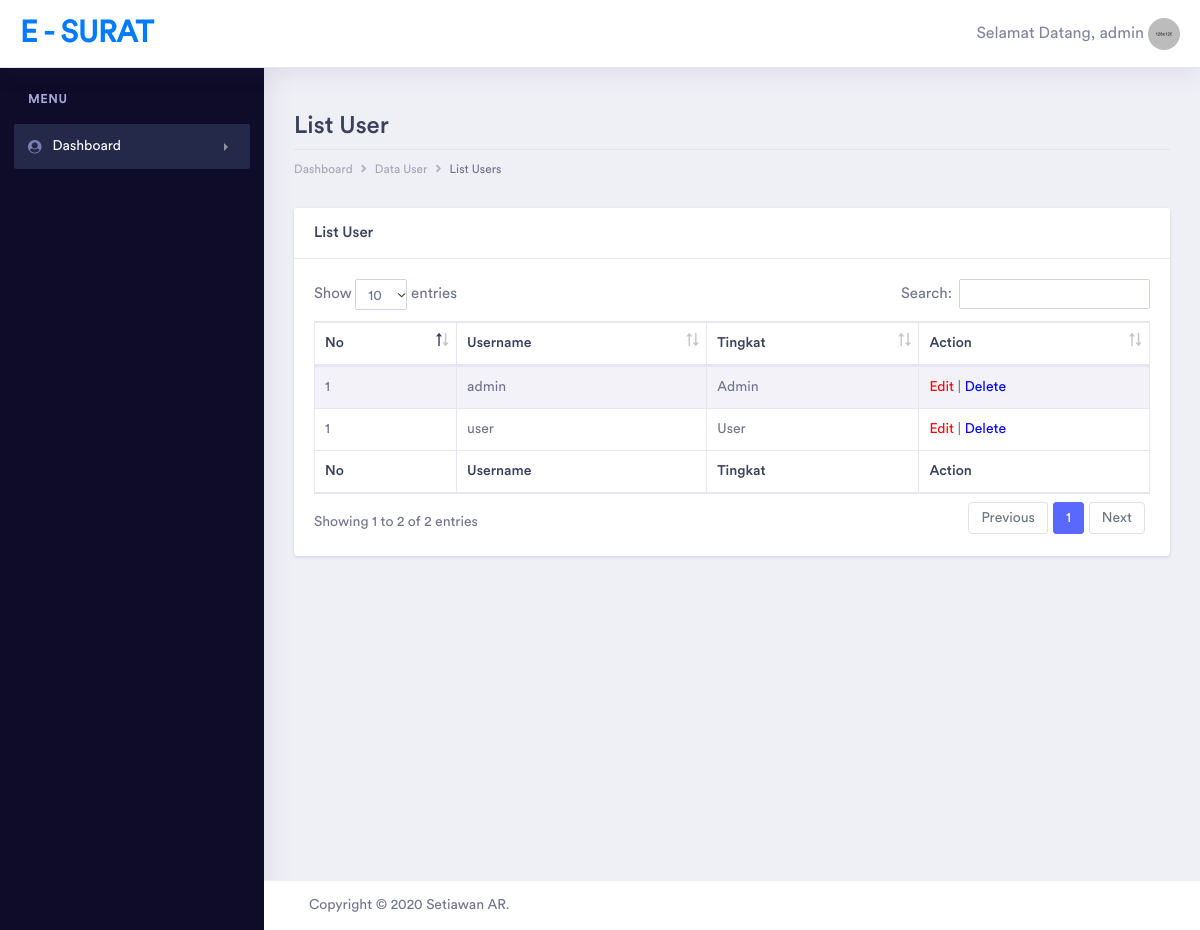
Screenshot of /login/list-user.php (signed in) with the database file from the repository.
### tables this page shows
CREATE TABLE `user_login` (
  `id_user` int(11) NOT NULL,
  `username` varchar(255) NOT NULL,
  `password` varchar(255) NOT NULL,
  `tingkat` int(11) NOT NULL
);

### login/list-user.php (the view, shortened to what this page needs)
<?php
include '../conf/config.php';
 ?>
<!doctype html>
<html lang="en">
<head>
    <link rel="stylesheet" href="../assets/vendor/bootstrap/css/bootstrap.min.css">
    <link href="../assets/vendor/fonts/circular-std/style.css" rel="stylesheet">
    <link rel="stylesheet" href="../assets/libs/css/style.css">
    <link rel="stylesheet" href="../assets/vendor/fonts/fontawesome/css/fontawesome-all.css">
    <link rel="stylesheet" type="text/css" href="../assets/vendor/datatables/css/dataTables.bootstrap4.css">
    <link rel="stylesheet" type="text/css" href="../assets/vendor/datatables/css/buttons.bootstrap4.css">
    <link rel="stylesheet" type="text/css" href="../assets/vendor/datatables/css/select.bootstrap4.css">
    <link rel="stylesheet" type="text/css" href="../assets/vendor/datatables/css/fixedHeader.bootstrap4.css">
</head>
<body>
    <div class="dashboard-main-wrapper">
         <?php include 'lib/navbar.php'; ?>
         <?php include 'lib/sidebar.php'; ?>
        <div class="dashboard-wrapper">
            <div class="container-fluid  dashboard-content">
                <br>
                <div class="row">
                    <div class="col-xl-12 col-lg-12 col-md-12 col-sm-12 col-12">
                        <div class="page-header">
                            <h2 class="pageheader-title">List User</h2>
                            <div class="page-breadcrumb">
                                <nav aria-label="breadcrumb">
                                    <ol class="breadcrumb">
                                        <li class="breadcrumb-item"><a href="#" class="breadcrumb-link">Dashboard</a></li>
                                        <li class="breadcrumb-item"><a href="#" class="breadcrumb-link">Data User</a></li>
                                        <li class="breadcrumb-item active" aria-current="page">List Users</li>
                                    </ol>
                                </nav>
                            </div>
                        </div>
                    </div>
                </div>
                <div class="row">
                    <div class="col-xl-12 col-lg-12 col-md-12 col-sm-12 col-12">
                        <div class="card">
                            <h5 class="card-header">List User</h5>
                            <div class="card-body">
                                <div class="table-responsive">
                                    <table class="table table-striped table-bordered first">
                                        <thead>
                                            <tr>
                                                <th>No</th>
                                                <th>Username</th>
                                                <th>Tingkat</th>
                                                <th>Action</th>
                                            </tr>
                                        </thead>
                                        <tbody>
                                                <?php
                                                    if ($_SESSION['tingkat'] == 'MQ==') {
                                                        $sql = mysqli_query($conn,"SELECT * FROM `user_login` ");
                                                    }else {
                                                        $sql = mysqli_query($conn,"SELECT * FROM `user_login` WHERE tingkat='2' ");
                                                    }
                                                   while ($isi = mysqli_fetch_array($sql)) {
                                                        $no = 1;
                                                        $id = base64_encode($isi['id_user']);
                                                        if ($isi['tingkat'] == '1') {
                                                            $tingkat = 'Admin';
                                                        } else {
                                                            $tingkat = 'User';
                                                        }
                                                        echo '  <tr>
                                                                    <td>'.$no.'</td>
                                                                    <td>'.$isi['username'].'</td>
                                                                    <td>'.$tingkat.'</td>
                                                                    <td><a href="list-user?id='.$id.'" style="color:red">Edit</a> | <a href="delete-user?id='.$id.'" style="color:blue">Delete</a></td>
                                                                </tr>';
                                                    }
                                                 ?>
                                        </tbody>
                                        <tfoot>
                                            <tr>
                                                <th>No</th>
                                                <th>Username</th>
                                                <th>Tingkat</th>
                                                <th>Action</th>
                                            </tr>
                                        </tfoot>
                                    </table>
                                </div>
                            </div>
                        </div>
                    </div>
                </div>
            </div>
            <?php
                include 'lib/footer.php';
             ?>
        </div>
</body>
</html>

### rows the page displays
user_login: no "1", username "admin", tingkat "Admin"
user_login: no "1", username "user", tingkat "User"

### other values shown
base64_decode($_SESSION['username']) "admin"
